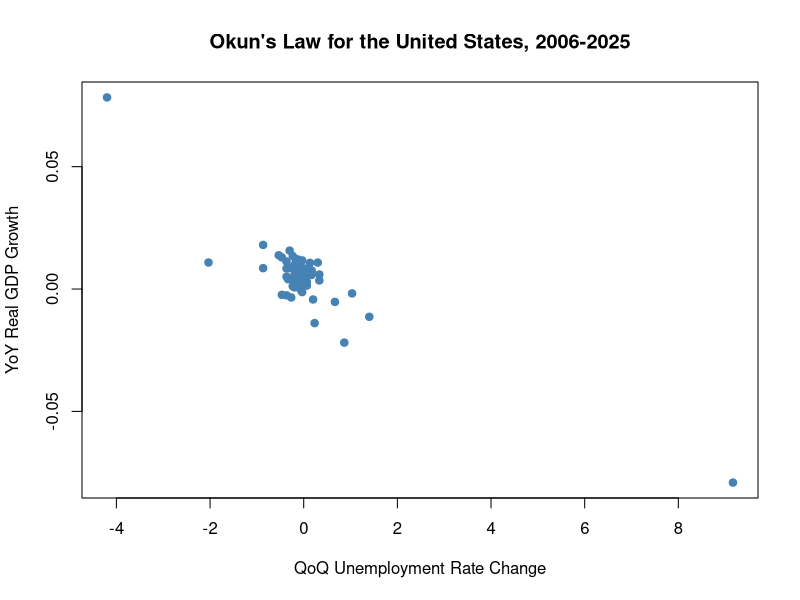

Reproduce this figure in R. (Note: this script raises an error after producing the figure.)
library(dplyr)
library(lmtest)
library(sandwich)

gdp_growth <- read.csv("data/processed/gdp_growth.csv")
unrate_diff <- read.csv("data/processed/unrate_diff.csv")

min_quarter <- max(gdp_growth$Quarter[1], unrate_diff$Quarter[1])
max_quarter <- min(last(gdp_growth$Quarter), last(unrate_diff$Quarter))

gdp_growth <- gdp_growth[between(gdp_growth$Quarter, min_quarter, max_quarter), ]
unrate_diff <- unrate_diff[between(unrate_diff$Quarter, min_quarter, max_quarter), ]

plot(x = unrate_diff$United.States,
     y = gdp_growth$United.States,
     pch = 19,
     col = "steelblue",
     xlab = "QoQ Unemployment Rate Change",
     ylab = "YoY Real GDP Growth",
     main = "Okun's Law for the United States, 2006-2025")
scatter(x = unrate_diff$United.States[gdp_growth$Quarter <= 2008],
        y = gdp_growth$United.States[gdp_growth$Quarter <= 2008],
        col = "red",
        pch = 19,
        add = T)

mod.us <- lm(Y ~ X)
abline(mod.us,
       col = "red",
       lwd = 2)

coeftest(mod.us, vcov. = vcovHC(mod.us, type = "HC1"))
